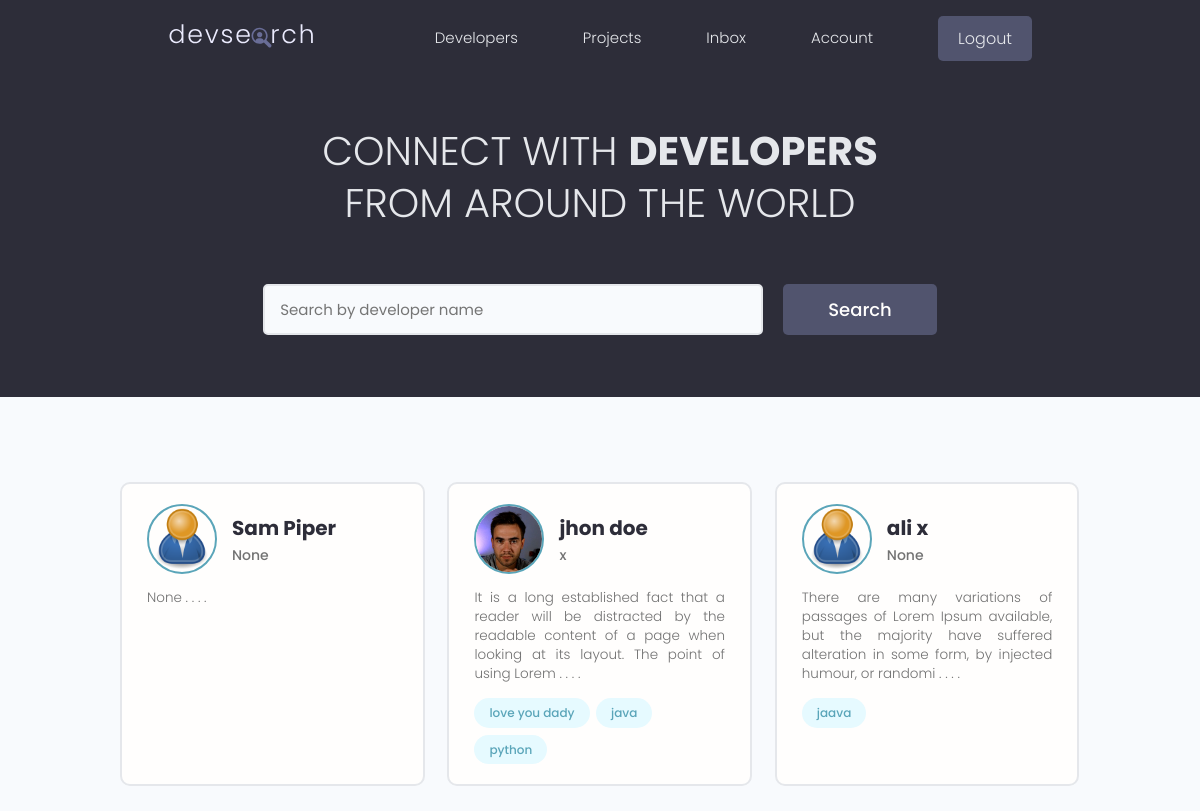
The page / (signed in) on the database its author committed.
### users/models.py (models this page shows, shortened)
class Profile(models.Model):
      user = models.OneToOneField(User, on_delete=models.CASCADE,
            null=True, blank=True)
      name = models.CharField(max_length=200, blank=True, null=True)
      email = models.EmailField(max_length=500, blank=True,null=True)
      username =models.CharField(max_length=200, blank=True, null=True)
      location = models.CharField(max_length=200, blank=True, null=True)
      short_intro = models.CharField(max_length=200, blank=True, null=True)
      bio = models.TextField(blank=True, null=True)
      profile_image = models.ImageField(blank=True,null=True,
            default='user-default.png', upload_to='profiles/')
      social_github  = models.CharField(max_length=200, blank=True, null=True)
      social_twitter = models.CharField(max_length=200, blank=True, null=True)
      social_linkdin = models.CharField(max_length=200, blank=True, null=True)
      social_youtube = models.CharField(max_length=200, blank=True, null=True)
      social_website = models.CharField(max_length=200, blank=True, null=True)
      created = models.DateTimeField(auto_now_add=True)
      id = models.UUIDField(default=uuid.uuid4 ,
                  unique=True , primary_key=True , editable=False )

class Skill(models.Model):
      owner = models.ForeignKey(Profile,on_delete=models.CASCADE,
                  null=True, blank=True)
      id = models.UUIDField(unique=True,
                  default=uuid.uuid4,primary_key=True,editable=False)
      name = models.CharField(max_length=100 , null=True, blank=True)
      description = models.TextField(max_length=1000 , null=True, blank=True)
      created = models.DateTimeField(auto_now_add=True)
      def __str__(self):
            return str(self.name)

### users/views.py (the view)
# urls.py: path('', views.profiles , name='profiles'),
def profiles(request):
      profiles , search_query = searchProfiles(request)
      context = {'profiles':profiles, "search_query":search_query }
      return render(request, 'users/profiles.html',context)

### users/utils.py (called while the page is built)
def searchProfiles(request):
      search_query = ''
      if request.GET.get('search_query'):
            search_query = request.GET.get('search_query')
      skills = Skill.objects.filter(name__icontains= search_query)
      profiles = Profile.objects.distinct().filter(
            Q(name__icontains= search_query) |
             Q(short_intro__icontains= search_query) |
             Q(skill__in=skills)
             )
      if request.user:
            rm = request.user.username
            profiles = profiles.exclude(name=rm)
      return profiles, search_query

### users/templates/users/profiles.html (shortened to what this page needs)
{% extends "base.html" %}
{% load static %}
{% block content %}
  <main class="home">
      <section class="hero-section text-center">
        <div class="container container--narrow">
          <div class="hero-section__box">
            <h2>CONNECT WITH <span>DEVELOPERS</span></h2>
            <h2>FROM AROUND THE WORLD</h2>
          </div>
          <div class="hero-section__search">
            <form class="form" action="{% url 'profiles'%}" method="get">
              <div class="form__field">
                <input class="input input--text" id="formInput#search" type="text" name="search_query"
                 value="{{search_query}}"  placeholder="Search by developer name" />
              </div>
              <input class="btn btn--sub btn--lg" type="submit" value="Search" />
            </form>
          </div>
        </div>
      </section>
      <section class="devlist">
        <div class="container">
          <div class="grid grid--three">
            {% for profile in profiles %}
            <div class="column card">
              <div class="dev">
                <a href="{% url 'userprofile' profile.id %}" class="card__body">
                  <div class="dev__profile">
                    <img class ="avatar avatar--md" src="{{ profile.profile_image.url }}" alt="image" />
                    <div class="dev__meta">
                      <h3>{{ profile.name }}</h3>
                      <h5>{{profile.short_intro|slice:'100'}}</h5>
                    </div>
                  </div>
                  <p class="dev__info">
                        {{ profile.bio|slice:'150' }} . . . .
                  </p>
                  <div class="dev__skills">
                  {% for skill in profile.skill_set.all|slice:'5' %}
                    <span class="tag tag--pill tag--main">
                      <small>{{skill}}</small>
                    </span>
                  {%endfor%}
                  </div>
                </a>
              </div>
            </div>
            {% endfor %}
          </div>
        </div>
      </section>
    </main>
{% endblock content %}

### static/styles/app.css (style rules this page uses)
:root { --color-sub: #2d2d39; }
.btn--sub { background-color: var(--color-sub-light); }
.card { border: 2px solid var(--color-light); }
img { width: 100%; }
.hero-section { height: 40vh; display: flex; align-items: center; background-color: var(--color-sub); }
.hero-section__box { margin-bottom: 4rem; }
.hero-section__box > h2, .hero-section__box > h2 > span { font-size: 4rem; color: var(--color-light); line-height: 1.3; text-transform: uppercase; }
.hero-section__box > h2 { font-weight: 300; }
.hero-section__box > h2 > span { font-weight: 700; }
.hero-section__search > .form { display: flex; align-items: center; justify-content: center; gap: 2rem; }
.hero-section__search > .form input.input--text { width: 50rem; }
.devlist { margin-top: 8rem; }
.devlist .grid { align-items: stretch; }
.devlist .dev .dev__profile { display: flex; align-items: center; gap: 1.5rem; }
.devlist .dev .dev__meta h3 { color: var(--color-sub); font-size: 2rem; font-weight: 700; }
.devlist .dev .dev__meta h5 { color: var(--color-text); font-size: 1.4rem; font-weight: 500; }
.devlist .dev .dev__info { margin: 1.5rem 0; font-size: 1.35rem; line-height: 1.4; text-align: justify; }

### static/uikit/styles/modules/_variables.css (style rules this page uses)
:root { --color-main: #5aa5b9; --color-main-light: #e6faff; --color-sub: #3f4156; --color-sub-light: #51546e; --color-sub-lighter: #ededfd; --color-text: #737373; --color-gray: #8b8b8b; --color-light: #e5e7eb; --color-light-gray: #767676; --color-bg: #f8fafd; --color-white: #fffefd; --color-white-light: #f3f3f3; --color-success: #359e64; --color-success-bg: #def8e8; --color-error: #fc4b0b; --color-error-bg: #fff2ee; --font-base: 'Poppins', arial, helvetica, 'Segoe UI', roboto, ubuntu, sans-serif; --font-monospace: 'Fira Code', 'Courier New', courier, monospace; --font-regular: 300; --font-medium: 500; --font-bold: 700; --generic-shadow: 1px 1px 5px #00000010; --generic-transition: all 0.3s ease-in-out; }

### static/uikit/styles/modules/_base.css (style rules this page uses)
* { margin: 0; padding: 0; box-sizing: border-box; text-rendering: optimizeLegibility; color: inherit; font-size: inherit; }
html { font-size: 50%; }
@media only screen and (min-width: 480px) { html { font-size: 56.25%; } }
@media only screen and (min-width: 1200px) { html { font-size: 62.5%; } }
body { line-height: 1.6; font-weight: 400; font-size: 1.5rem; color: var(--color-text); background-color: var(--color-bg); min-height: 100vh; }

### static/uikit/styles/modules/_typography.css (style rules this page uses)
* { font-family: var(--font-base); }
h2 { font-size: 3.6rem; font-weight: var(--font-bold); }
h3 { font-size: 3.2rem; font-weight: var(--font-medium); }
h5 { font-size: 2.4rem; font-weight: var(--font-medium); }
h5, h6 { font-weight: var(--font-regular); }
p, span, strong { font-size: 1.6rem; color: var(--color-text); font-weight: var(--font-regular); }
a { padding-bottom: 2px; text-decoration: none; display: inline-block; color: var(--color-main); font-weight: var(--font-medium); }

### static/uikit/styles/modules/_utilities.css (style rules this page uses)
.container { width: 92%; max-width: 165rem; margin: 0 auto; box-sizing: border-box; }
.container--narrow { width: 92%; max-width: 120rem; }
@media screen and (min-width: 1000px) { .container { width: 90%; } }
@media screen and (min-width: 1000px) { .container--narrow { width: 85%; } }
@media screen and (min-width: 1200px) { .container { width: 80%; } }
@media screen and (min-width: 1200px) { .container--narrow { width: 72%; } }
.text-center { text-align: center; }

### static/uikit/styles/modules/_avatar.css (style rules this page uses)
.avatar { border-radius: 50%; border: 2px solid var(--color-main); object-fit: cover; }
.avatar--md { height: 7rem; width: 7rem; }

### static/uikit/styles/modules/_button.css (style rules this page uses)
.btn { display: inline-block; position: relative; cursor: pointer; background-color: var(--color-light); font-weight: var(--font-medium); color: var(--color-sub); text-decoration: none; padding: 1rem 2rem; border-radius: 0.5rem; border: none; width: -webkit-fit-content; width: -moz-fit-content; width: fit-content; height: -webkit-fit-content; height: -moz-fit-content; height: fit-content; font-size: 1.6rem; outline-width: 0; outline-color: transparent; -webkit-backface-visibility: hidden; backface-visibility: hidden; transition: all 0.3s ease-in-out; }
.btn--sub { background-color: var(--color-sub); color: var(--color-white); }
.btn--lg { font-size: 1.8rem; padding: 1.2rem 4.5rem; }

### static/uikit/styles/modules/_card.css (style rules this page uses)
.card { border-radius: 1rem; background-color: var(--color-white); border: 1.5px solid var(--color-light); width: auto; height: auto; margin-top: 0.5rem; margin-bottom: 0.5rem; overflow: hidden; }
.card__body, .card__header { padding: 2rem 2.5rem; }

### rows shown on the page
Profile: profile_image (placeholder picture), name "Sam Piper", short_intro "None", bio "None"
Profile: profile_image (picture), name "jhon doe", short_intro "x", bio "It is a long established fact that a reader will be distracted by the readable content of a page when looking at its layout. The point of using Lorem"
Skill: name "love you dady"
Skill: name "java"
Skill: name "python"
Profile: profile_image (placeholder picture), name "ali x", short_intro "None", bio "There are many variations of passages of Lorem Ipsum available, but the majority have suffered alteration in some form, by injected humour, or randomi"
Skill: name "jaava"
